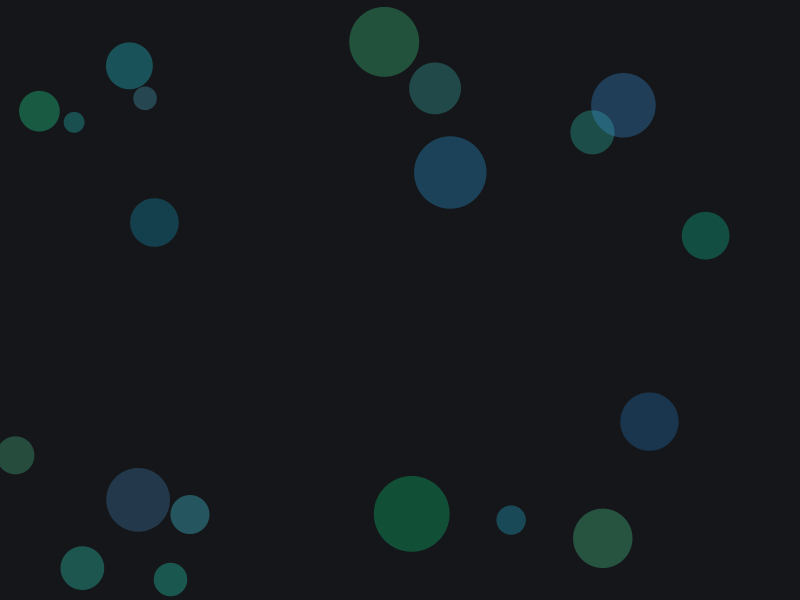
Frame 1 (no input)
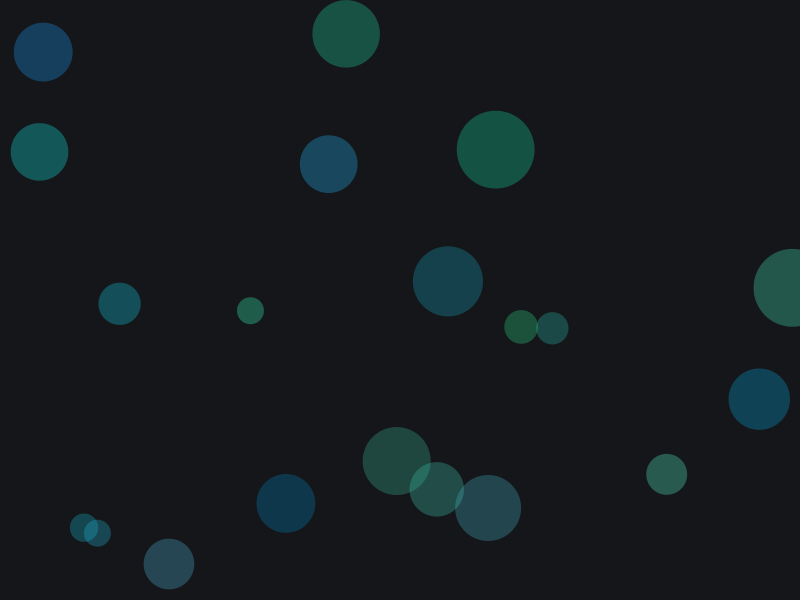
Frame 60 (the mouse pressed at the canvas centre just before this capture)
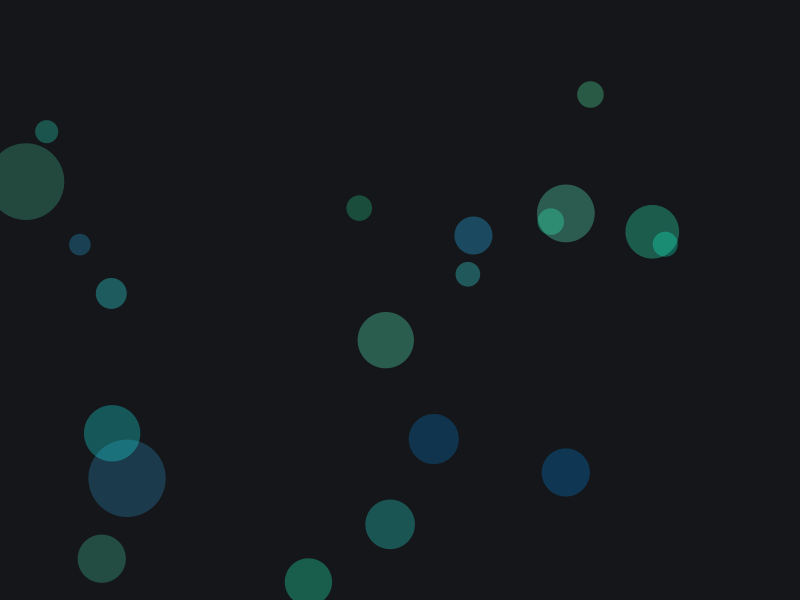
Frame 120 (the mouse held since frame 60 and released just before this capture)

The Processing sketch that drew these frames (run headless with seeded random() and noise(); from frame 60 on, the mouse is pressed at the canvas centre):

// Processing sketch: d08_eye_friendly_colors
// ── d08_eye_friendly_colors.pde
/*******************************************************************************
 ** Demo #08
 **
 ** Sketching with more harmonious colors
 *******************************************************************************/
void setup() {
  size(800, 600);
  background(0);
  frameRate(10);
  
  // This sets Hue/Saturation/Brightness color mode.
  // After this is set the 3 values used for setting colors are no longer interpreted as RGB.
  // They are interpreted as HSB using values of:
  //   * 0 to 360 for Hue
  //   * 0 to 100 for Saturation
  //   * 0 to 100 for Brightness
  colorMode(HSB, 360, 100, 100);
}

void draw() {
  //colorWheelWithDegrees();
  
  blueGreenDots();
}

// ── S01_ColorWheel.pde
void colorWheelWithDegrees() {
    translate(width/2, height/2);
  
  // Draw color wheel
  for (int angle = 0; angle < 360; angle++) {
    stroke(angle, 100, 100);
    strokeWeight(3);
    
    float x1 = cos(radians(angle)) * 80;
    float y1 = sin(radians(angle)) * 80;
    float x2 = cos(radians(angle)) * 140;
    float y2 = sin(radians(angle)) * 140;
    
    line(x1, y1, x2, y2);
  }
  
  // Draw degree markers
  fill(0, 0, 100);
  textAlign(CENTER);
  for (int deg = 0; deg < 360; deg += 30) {
    float x = cos(radians(deg)) * 160;
    float y = sin(radians(deg)) * 160;
    text(deg + "°", x, y + 5);
  }
  
  // Color labels
  textAlign(LEFT);
  fill(0, 100, 100); text("Red", 180, -20);
  fill(60, 100, 100); text("Yellow", 180, 0);
  fill(120, 100, 100); text("Green", 180, 20);
  fill(180, 100, 100); text("Cyan", 180, 40);
  fill(240, 100, 100); text("Blue", 180, 60);
  fill(300, 100, 100); text("Magenta", 180, 80);

  noLoop();
}

// ── S02_BlueGreenDots.pde
void blueGreenDots() {
  background(220, 20, 10);

  for (int i = 0; i < 20; i++) {
    float hue = 180 + random(-30, 30);  // Blues/greens only (150 to 210 degrees)
    float sat = random(60, 100);        // Rich colors
    float bri = random(70, 100);        // Bright colors

    fill(hue, sat, bri, 80);
    noStroke();

    float x = random(width);
    float y = random(height);
    float size = random(20, 80);

    ellipse(x, y, size, size);
  }
}
